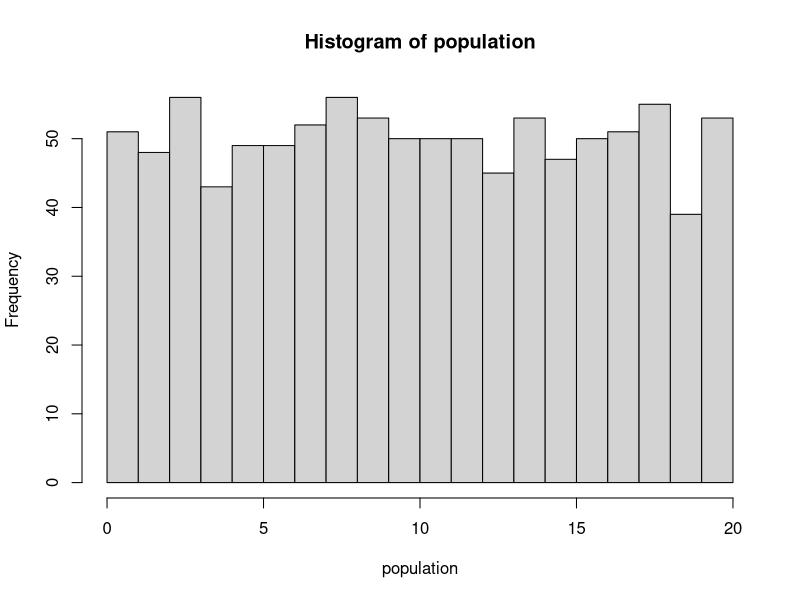
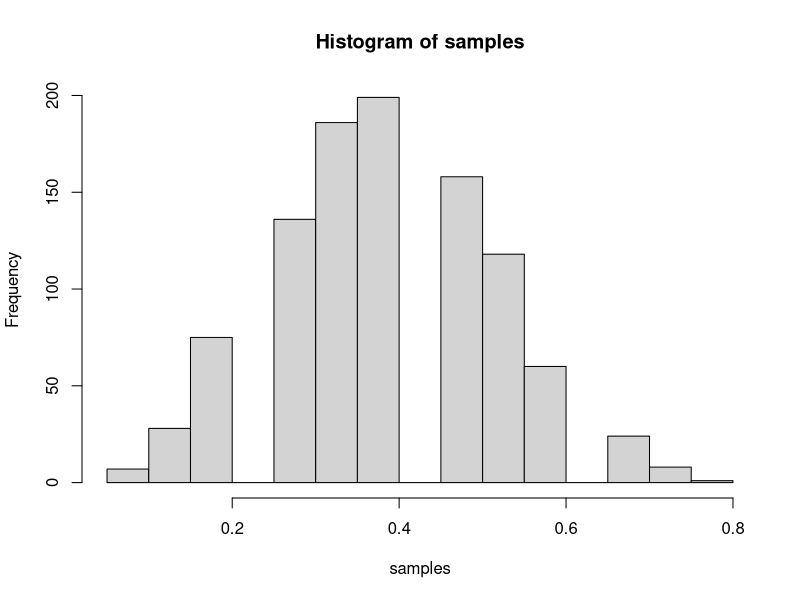
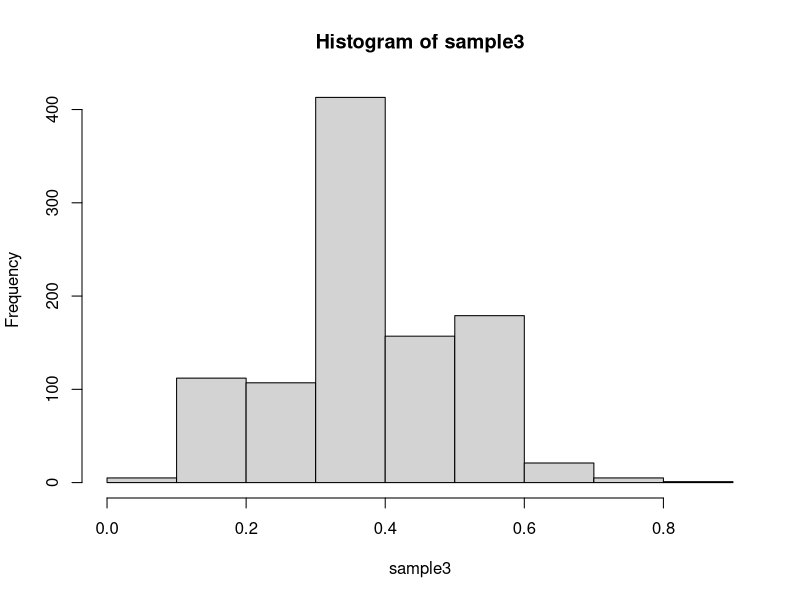
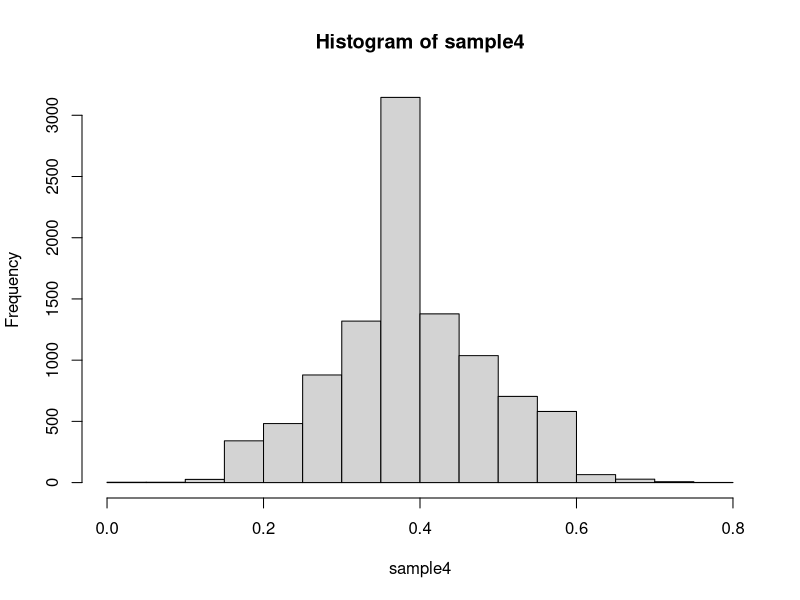

R code for these plots, in order:
## ---- chunk 1
knitr::opts_chunk$set(echo = TRUE)
## ---- chunk 2
set.seed(123)
population = runif(1000, min= 0, max= 20)   # fix this line, must use runinf
hist(population,breaks = 20) # and this line by specifying the correct number of breaks
## ---- chunk 3

prop = function(samp,x){
    clump <- vector()
  {for (c in samp)
     if (c >= x) { 
      clump <- c(clump, c)
    }
    
 return (length(clump)/length(samp))
print(prop)
}}
# Run these tests to make your function works
stopifnot(prop(seq(1,10),5.5)==0.5)
stopifnot(prop(seq(1,1000),500.5) == 0.5)
true_proportion = prop(population, 12) # fix this line to compute the true proportion in population
print(true_proportion)
## ---- chunk 4
# Your code goes here for 6-7 goes here
set.seed(321)
sample1 = sample(population,size=15)
estimate1<-prop(sample1,12)
print(estimate1)

## ---- chunk 5

print(abs(estimate1/true_proportion-1)) # fix this line to compute the relative error for your estimate

## ---- chunk 6
set.seed(456)
sample2 = sample(population, size=15)
estimate2 <- prop(sample1, 12)
print(estimate2)
## ---- chunk 7
print(abs((estimate2/true_proportion)-1))
    
## ---- chunk 8
set.seed(324)
samples = replicate(1000,prop(sample(population,15),12)) # fix this line by filling in the blanks
estimate = mean(samples)
print(estimate)
## ---- chunk 9
print(abs((estimate/true_proportion)-1))
hist(samples)
## ---- chunk 10
set.seed(983)
sample3 = replicate(1000, prop(sample(population, size= 15), 12))
estimate3 = mean(sample3)
hist(sample3)
print(abs((estimate3/true_proportion)-1))
## ---- chunk 11
set.seed(333)
sample4 = replicate(10000, prop(sample(population, size= 25), 12))
estimate4 = mean(sample4)
hist(sample4)
print(abs((estimate4/true_proportion)-1))
